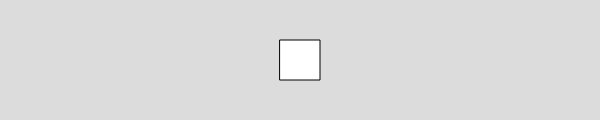
Frame 1 (no input)
Frame 60 (no input): identical to frame 1, image omitted
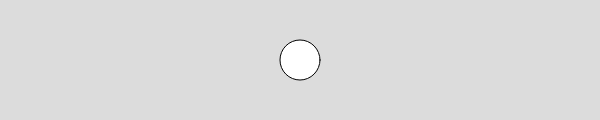
Frame 120 (the mouse pressed at the canvas centre since frame 60)

The p5.js sketch that drew these frames (run headless with seeded random() and noise() and a simulated clock; from frame 60 on, the mouse is pressed at the canvas centre):

// p5.js sketch
// ── sketch.js
function setup() {
  createCanvas(600, 120);
}

function draw() {
  rectMode(CENTER);
  background(220);

  //on condition that mouseX is between 200 and 400
  if (mouseX > 200 && mouseX < 400) {
    ellipse(width / 2, height / 2, 40, 40); //draw and ellipse
  } else {
    rect(width / 2, height / 2, 40, 40); //draw a rect
  }

}
